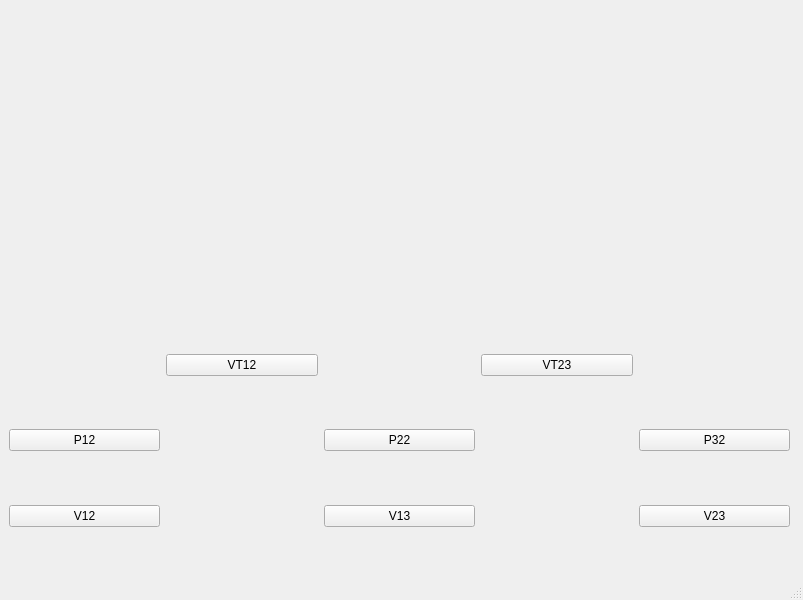
<?xml version="1.0" encoding="UTF-8"?>
<ui version="4.0">
 <class>MainWindow</class>
 <widget class="QMainWindow" name="MainWindow">
  <property name="geometry">
   <rect>
    <x>0</x>
    <y>0</y>
    <width>803</width>
    <height>600</height>
   </rect>
  </property>
  <property name="windowTitle">
   <string>MainWindow</string>
  </property>
  <widget class="QWidget" name="centralwidget">
   <widget class="QWidget" name="gridLayoutWidget">
    <property name="geometry">
     <rect>
      <x>9</x>
      <y>330</y>
      <width>781</width>
      <height>221</height>
     </rect>
    </property>
    <layout class="QGridLayout" name="gridLayout">
     <item row="2" column="2">
      <widget class="QPushButton" name="V13">
       <property name="text">
        <string>V13</string>
       </property>
      </widget>
     </item>
     <item row="2" column="4">
      <widget class="QPushButton" name="V23">
       <property name="text">
        <string>V23</string>
       </property>
      </widget>
     </item>
     <item row="2" column="0">
      <widget class="QPushButton" name="V12">
       <property name="text">
        <string>V12</string>
       </property>
      </widget>
     </item>
     <item row="0" column="3">
      <widget class="QPushButton" name="VT23">
       <property name="text">
        <string>VT23</string>
       </property>
      </widget>
     </item>
     <item row="0" column="0">
      <spacer name="verticalSpacer">
       <property name="orientation">
        <enum>Qt::Vertical</enum>
       </property>
       <property name="sizeHint" stdset="0">
        <size>
         <width>20</width>
         <height>40</height>
        </size>
       </property>
      </spacer>
     </item>
     <item row="1" column="4">
      <widget class="QPushButton" name="P32">
       <property name="text">
        <string>P32</string>
       </property>
      </widget>
     </item>
     <item row="1" column="2">
      <widget class="QPushButton" name="P22">
       <property name="text">
        <string>P22</string>
       </property>
      </widget>
     </item>
     <item row="0" column="1">
      <widget class="QPushButton" name="VT12">
       <property name="text">
        <string>VT12</string>
       </property>
      </widget>
     </item>
     <item row="1" column="0">
      <widget class="QPushButton" name="P12">
       <property name="text">
        <string>P12</string>
       </property>
      </widget>
     </item>
     <item row="1" column="1">
      <spacer name="verticalSpacer_2">
       <property name="orientation">
        <enum>Qt::Vertical</enum>
       </property>
       <property name="sizeHint" stdset="0">
        <size>
         <width>20</width>
         <height>40</height>
        </size>
       </property>
      </spacer>
     </item>
     <item row="2" column="1">
      <spacer name="verticalSpacer_3">
       <property name="orientation">
        <enum>Qt::Vertical</enum>
       </property>
       <property name="sizeHint" stdset="0">
        <size>
         <width>20</width>
         <height>40</height>
        </size>
       </property>
      </spacer>
     </item>
    </layout>
   </widget>
  </widget>
  <widget class="QMenuBar" name="menubar">
   <property name="geometry">
    <rect>
     <x>0</x>
     <y>0</y>
     <width>803</width>
     <height>21</height>
    </rect>
   </property>
  </widget>
  <widget class="QStatusBar" name="statusbar"/>
 </widget>
 <resources/>
 <connections/>
</ui>
